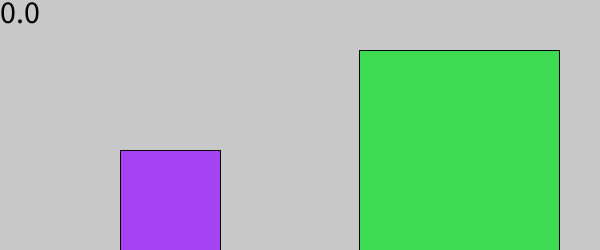
Frame 1 (no input)
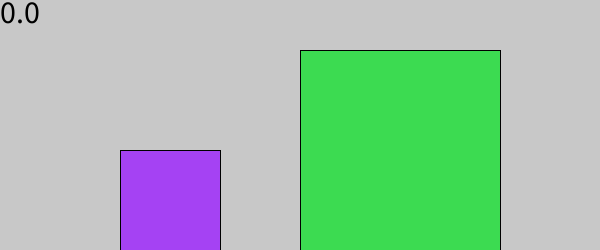
Frame 60 (the mouse pressed at the canvas centre just before this capture)
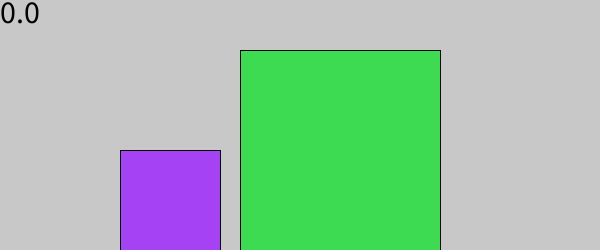
Frame 120 (the mouse held since frame 60 and released just before this capture)

The Processing sketch that drew these frames (run headless with seeded random() and noise(); from frame 60 on, the mouse is pressed at the canvas centre):

// Processing sketch: PIDAY
// ── PIDAY.pde
Block b1, b2;
double count = 0;
int numDigits = 8;
double steps = pow(10,numDigits-1.5);
void setup() {
  size(600, 250);
  b1 = new Block(width/5, height, 100, 100, 1);
  double m2 = pow(100, numDigits-1);
  b2 = new Block(3*width/5, height, 200, 200, m2);
  b2.velX = -((double)1 / steps);
}
void draw() {
  background(200);
  for (int i = 0; i<steps; i++) {
    if (b1.intersect(b2)) {
      double nV1 = b1.bounce(b2);
      double nV2 = b2.bounce(b1);
      b1.velX = nV1;
      b2.velX = nV2;
      count++;
    }
    if (b1.hitWall()) {
      b1.velX*=-1;
      count++;
    }
    b1.update();
    b2.update();
  }
  b1.show();
  b2.show();
  fill(0);
  textSize(32);
  textAlign(LEFT, TOP);
  text(count+"", 0, 0);
}

// ── Block.pde
public class Block {
  double y;
  double x;
  double velX;
  float h;
  float w;
  double m;
  color c = color(random(256), random(256), random(256));
  public Block(double x, double y, float w, float h, double mass) {
    this.m = mass;
    this.w = w;
    this.h = h;
    this.x = x+this.w/2;
    this.y = y-this.h/2;
  }
  public void update() {
    x+=velX;
  }
  public void show() {
    push();
    fill(c);
    rectMode(CENTER);
    rect((float)x, (float)y, w, h);
    pop();
  }
  public boolean intersect(Block b) {
    return !(this.x + this.w/2 <= b.x - b.w/2 || this.x - this.w/2 >= b.x + b.w/2);
  }
  public double bounce(Block b) {
    double sumMass = this.m + b.m;
    return ((this.m - b.m) / sumMass) * this.velX + (2 * b.m / sumMass) * b.velX;
  }
  public boolean hitWall() {
    return (this.x - this.w/2<= 0);
  }
}
